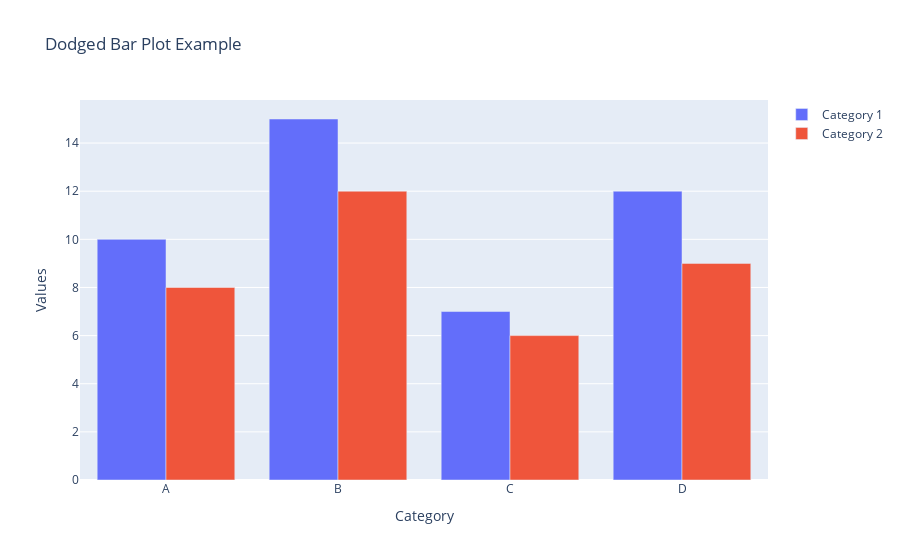

The cell this chart's notebook holds for it:
### Markdown cell above
### Dodged bar chat
   Set the barmode = "group" for Dodged bar chat

### Code cell
categories = ['A', 'B', 'C', 'D']
values1 = [10, 15, 7, 12]
values2 = [8, 12, 6, 9]

# Create the dodged bar plot using go.Bar
fig = go.Figure()

# Add the first set of bars
fig.add_trace(go.Bar(x=categories, y=values1, name='Category 1'))

# Add the second set of bars, adjusting the x-coordinate
fig.add_trace(go.Bar(x=categories, y=values2, name='Category 2'))

# Customize the layout (optional)
fig.update_layout(
    barmode='group',  # Set the barmode to 'group' for dodged bars
    title='Dodged Bar Plot Example',
    xaxis_title='Category',
    yaxis_title='Values'
)

fig.show()

### Figure 1 — Plotly figure (JSON) as saved in the notebook; plotly's stock layout.template omitted (floating-point values rounded to 4 significant figures)
{"data": [{"name": "Category 1", "type": "bar", "x": ["A", "B", "C", "D"], "y": [10, 15, 7, 12]}, {"name": "Category 2", "type": "bar", "x": ["A", "B", "C", "D"], "y": [8, 12, 6, 9]}], "layout": {"barmode": "group", "title": {"text": "Dodged Bar Plot Example"}, "xaxis": {"title": {"text": "Category"}}, "yaxis": {"title": {"text": "Values"}}}}
